Frame 1 (no input): blank canvas, image omitted
Frame 60 (no input): blank canvas, image omitted
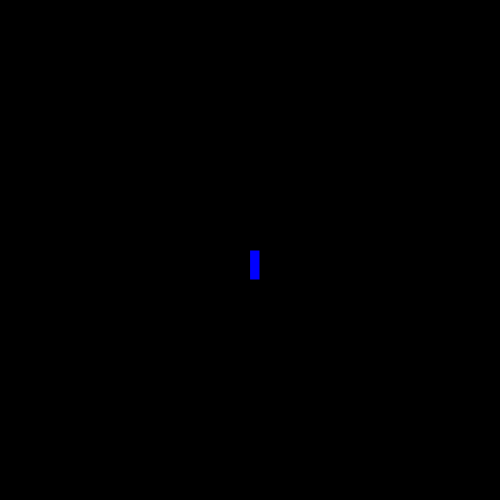
Frame 120 (the mouse pressed at the canvas centre since frame 60)

The p5.js sketch whose frames 1 and 60 were blank and that drew this single picture after the mouse press (run headless with seeded random() and noise() and a simulated clock; from frame 60 on, the mouse is pressed at the canvas centre):

// p5.js sketch
// ── sketch.js
function setup() {
    createCanvas(500, 500);
    background("black");
  }
  
  function draw() {
      stroke("black")
      fill("blue");
    
      // console.log(mouseIsPressed)
      if(mouseIsPressed){
         rect(mouseX, mouseY, 10, 30)
    }
  
  }
  
  
